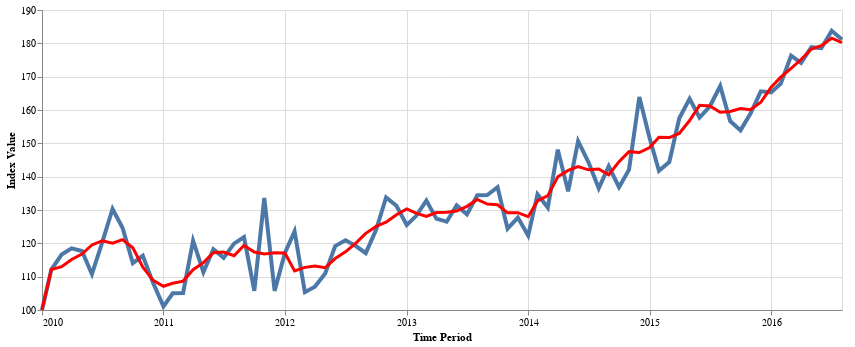

The notebook cell saved with this chart:
### Code cell
plot_index(hed_3, smooth=True)

### Figure 1 — Vega-Lite specification as saved in the notebook (floating-point values rounded to 4 significant figures)
{"$schema": "https://vega.github.io/schema/vega-lite/v5.20.1.json", "config": {"view": {"continuousHeight": 300, "continuousWidth": 300}}, "datasets": {"data-c75e7af5f4042b74a8b18a3c54a5fc3c": [{"x": "2010-01-31T00:00:00", "y": 100}, {"x": "2010-02-28T00:00:00", "y": 112.1}, {"x": "2010-03-31T00:00:00", "y": 116.6}, {"x": "2010-04-30T00:00:00", "y": 118.5}, {"x": "2010-05-31T00:00:00", "y": 117.7}, {"x": "2010-06-30T00:00:00", "y": 110.7}, {"x": "2010-07-31T00:00:00", "y": 120.3}, {"x": "2010-08-31T00:00:00", "y": 130.3}, {"x": "2010-09-30T00:00:00", "y": 124.7}, {"x": "2010-10-31T00:00:00", "y": 114.1}, {"x": "2010-11-30T00:00:00", "y": 116.3}, {"x": "2010-12-31T00:00:00", "y": 108.1}, {"x": "2011-01-31T00:00:00", "y": 101.1}, {"x": "2011-02-28T00:00:00", "y": 105.0}, {"x": "2011-03-31T00:00:00", "y": 105.1}, {"x": "2011-04-30T00:00:00", "y": 120.8}, {"x": "2011-05-31T00:00:00", "y": 111.4}, {"x": "2011-06-30T00:00:00", "y": 118.2}, {"x": "2011-07-31T00:00:00", "y": 115.6}, {"x": "2011-08-31T00:00:00", "y": 119.9}, {"x": "2011-09-30T00:00:00", "y": 121.9}, {"x": "2011-10-31T00:00:00", "y": 105.8}, {"x": "2011-11-30T00:00:00", "y": 133.6}, {"x": "2011-12-31T00:00:00", "y": 105.7}, {"x": "2012-01-31T00:00:00", "y": 117.1}, {"x": "2012-02-29T00:00:00", "y": 123.6}, {"x": "2012-03-31T00:00:00", "y": 105.3}, {"x": "2012-04-30T00:00:00", "y": 107.0}, {"x": "2012-05-31T00:00:00", "y": 110.9}, {"x": "2012-06-30T00:00:00", "y": 119.2}, {"x": "2012-07-31T00:00:00", "y": 120.9}, {"x": "2012-08-31T00:00:00", "y": 119.2}, {"x": "2012-09-30T00:00:00", "y": 117.1}, {"x": "2012-10-31T00:00:00", "y": 124.1}, {"x": "2012-11-30T00:00:00", "y": 133.8}, {"x": "2012-12-31T00:00:00", "y": 131.3}, {"x": "2013-01-31T00:00:00", "y": 125.5}, {"x": "2013-02-28T00:00:00", "y": 128.2}, {"x": "2013-03-31T00:00:00", "y": 132.8}, {"x": "2013-04-30T00:00:00", "y": 127.4}, {"x": "2013-05-31T00:00:00", "y": 126.5}, {"x": "2013-06-30T00:00:00", "y": 131.4}, {"x": "2013-07-31T00:00:00", "y": 128.7}, {"x": "2013-08-31T00:00:00", "y": 134.4}, {"x": "2013-09-30T00:00:00", "y": 134.5}, {"x": "2013-10-31T00:00:00", "y": 136.8}, {"x": "2013-11-30T00:00:00", "y": 124.4}, {"x": "2013-12-31T00:00:00", "y": 127.7}, {"x": "2014-01-31T00:00:00", "y": 122.3}, {"x": "2014-02-28T00:00:00", "y": 134.7}, {"x": "2014-03-31T00:00:00", "y": 130.7}, {"x": "2014-04-30T00:00:00", "y": 148.1}, {"x": "2014-05-31T00:00:00", "y": 135.6}, {"x": "2014-06-30T00:00:00", "y": 150.7}, {"x": "2014-07-31T00:00:00", "y": 144.4}, {"x": "2014-08-31T00:00:00", "y": 136.5}, {"x": "2014-09-30T00:00:00", "y": 143.1}, {"x": "2014-10-31T00:00:00", "y": 136.8}, {"x": "2014-11-30T00:00:00", "y": 142.1}, {"x": "2014-12-31T00:00:00", "y": 163.9}, {"x": "2015-01-31T00:00:00", "y": 151.5}, {"x": "2015-02-28T00:00:00", "y": 141.8}, {"x": "2015-03-31T00:00:00", "y": 144.4}, {"x": "2015-04-30T00:00:00", "y": 157.5}, {"x": "2015-05-31T00:00:00", "y": 163.4}, {"x": "2015-06-30T00:00:00", "y": 157.7}, {"x": "2015-07-31T00:00:00", "y": 161.1}, {"x": "2015-08-31T00:00:00", "y": 167.2}, {"x": "2015-09-30T00:00:00", "y": 156.7}, {"x": "2015-10-31T00:00:00", "y": 153.9}, {"x": "2015-11-30T00:00:00", "y": 158.9}, {"x": "2015-12-31T00:00:00", "y": 165.6}, {"x": "2016-01-31T00:00:00", "y": 165.3}, {"x": "2016-02-29T00:00:00", "y": 167.9}, {"x": "2016-03-31T00:00:00", "y": 176.3}, {"x": "2016-04-30T00:00:00", "y": 174.1}, {"x": "2016-05-31T00:00:00", "y": 178.8}, {"x": "2016-06-30T00:00:00", "y": 178.5}, {"x": "2016-07-31T00:00:00", "y": 183.8}, {"x": "2016-08-31T00:00:00", "y": 181.1}], "data-d4741d6d3743d4506876f6805027459e": [{"imp": 0, "x": "2010-01-31T00:00:00", "y": 100}, {"imp": 0, "x": "2010-02-28T00:00:00", "y": 112.1}, {"imp": 0, "x": "2010-03-31T00:00:00", "y": 113.0}, {"imp": 0, "x": "2010-04-30T00:00:00", "y": 115.1}, {"imp": 0, "x": "2010-05-31T00:00:00", "y": 116.8}, {"imp": 0, "x": "2010-06-30T00:00:00", "y": 119.5}, {"imp": 0, "x": "2010-07-31T00:00:00", "y": 120.7}, {"imp": 0, "x": "2010-08-31T00:00:00", "y": 120.0}, {"imp": 0, "x": "2010-09-30T00:00:00", "y": 121.1}, {"imp": 0, "x": "2010-10-31T00:00:00", "y": 118.7}, {"imp": 0, "x": "2010-11-30T00:00:00", "y": 112.8}, {"imp": 0, "x": "2010-12-31T00:00:00", "y": 108.9}, {"imp": 0, "x": "2011-01-31T00:00:00", "y": 107.1}, {"imp": 0, "x": "2011-02-28T00:00:00", "y": 108.0}, {"imp": 0, "x": "2011-03-31T00:00:00", "y": 108.7}, {"imp": 0, "x": "2011-04-30T00:00:00", "y": 112.1}, {"imp": 0, "x": "2011-05-31T00:00:00", "y": 114.2}, {"imp": 0, "x": "2011-06-30T00:00:00", "y": 117.2}, {"imp": 0, "x": "2011-07-31T00:00:00", "y": 117.4}, {"imp": 0, "x": "2011-08-31T00:00:00", "y": 116.3}, {"imp": 0, "x": "2011-09-30T00:00:00", "y": 119.4}, {"imp": 0, "x": "2011-10-31T00:00:00", "y": 117.4}, {"imp": 0, "x": "2011-11-30T00:00:00", "y": 116.8}, {"imp": 0, "x": "2011-12-31T00:00:00", "y": 117.2}, {"imp": 0, "x": "2012-01-31T00:00:00", "y": 117.1}, {"imp": 0, "x": "2012-02-29T00:00:00", "y": 111.7}, {"imp": 0, "x": "2012-03-31T00:00:00", "y": 112.8}, {"imp": 0, "x": "2012-04-30T00:00:00", "y": 113.2}, {"imp": 0, "x": "2012-05-31T00:00:00", "y": 112.7}, {"imp": 0, "x": "2012-06-30T00:00:00", "y": 115.4}, {"imp": 0, "x": "2012-07-31T00:00:00", "y": 117.5}, {"imp": 0, "x": "2012-08-31T00:00:00", "y": 120.1}, {"imp": 0, "x": "2012-09-30T00:00:00", "y": 123.0}, {"imp": 0, "x": "2012-10-31T00:00:00", "y": 125.1}, {"imp": 0, "x": "2012-11-30T00:00:00", "y": 126.3}, {"imp": 0, "x": "2012-12-31T00:00:00", "y": 128.6}, {"imp": 0, "x": "2013-01-31T00:00:00", "y": 130.3}, {"imp": 0, "x": "2013-02-28T00:00:00", "y": 129.0}, {"imp": 0, "x": "2013-03-31T00:00:00", "y": 128.1}, {"imp": 0, "x": "2013-04-30T00:00:00", "y": 129.3}, {"imp": 0, "x": "2013-05-31T00:00:00", "y": 129.4}, {"imp": 0, "x": "2013-06-30T00:00:00", "y": 129.7}, {"imp": 0, "x": "2013-07-31T00:00:00", "y": 131.1}, {"imp": 0, "x": "2013-08-31T00:00:00", "y": 133.2}, {"imp": 0, "x": "2013-09-30T00:00:00", "y": 131.8}, {"imp": 0, "x": "2013-10-31T00:00:00", "y": 131.6}, {"imp": 0, "x": "2013-11-30T00:00:00", "y": 129.2}, {"imp": 0, "x": "2013-12-31T00:00:00", "y": 129.2}, {"imp": 0, "x": "2014-01-31T00:00:00", "y": 128.0}, {"imp": 0, "x": "2014-02-28T00:00:00", "y": 132.7}, {"imp": 0, "x": "2014-03-31T00:00:00", "y": 134.3}, {"imp": 0, "x": "2014-04-30T00:00:00", "y": 140.0}, {"imp": 0, "x": "2014-05-31T00:00:00", "y": 141.9}, {"imp": 0, "x": "2014-06-30T00:00:00", "y": 143.0}, {"imp": 0, "x": "2014-07-31T00:00:00", "y": 142.0}, {"imp": 0, "x": "2014-08-31T00:00:00", "y": 142.3}, {"imp": 0, "x": "2014-09-30T00:00:00", "y": 140.6}, {"imp": 0, "x": "2014-10-31T00:00:00", "y": 144.5}, {"imp": 0, "x": "2014-11-30T00:00:00", "y": 147.5}, {"imp": 0, "x": "2014-12-31T00:00:00", "y": 147.2}, {"imp": 0, "x": "2015-01-31T00:00:00", "y": 148.7}, {"imp": 0, "x": "2015-02-28T00:00:00", "y": 151.8}, {"imp": 0, "x": "2015-03-31T00:00:00", "y": 151.7}, {"imp": 0, "x": "2015-04-30T00:00:00", "y": 153.0}, {"imp": 0, "x": "2015-05-31T00:00:00", "y": 156.8}, {"imp": 0, "x": "2015-06-30T00:00:00", "y": 161.4}, {"imp": 0, "x": "2015-07-31T00:00:00", "y": 161.2}, {"imp": 0, "x": "2015-08-31T00:00:00", "y": 159.3}, {"imp": 0, "x": "2015-09-30T00:00:00", "y": 159.6}, {"imp": 0, "x": "2015-10-31T00:00:00", "y": 160.5}, {"imp": 0, "x": "2015-11-30T00:00:00", "y": 160.1}, {"imp": 0, "x": "2015-12-31T00:00:00", "y": 162.3}, {"imp": 0, "x": "2016-01-31T00:00:00", "y": 166.8}, {"imp": 0, "x": "2016-02-29T00:00:00", "y": 169.8}, {"imp": 0, "x": "2016-03-31T00:00:00", "y": 172.5}, {"imp": 0, "x": "2016-04-30T00:00:00", "y": 175.1}, {"imp": 0, "x": "2016-05-31T00:00:00", "y": 178.3}, {"imp": 0, "x": "2016-06-30T00:00:00", "y": 179.3}, {"imp": 0, "x": "2016-07-31T00:00:00", "y": 181.5}, {"imp": 0, "x": "2016-08-31T00:00:00", "y": 180.2}]}, "height": 300, "layer": [{"data": {"name": "data-c75e7af5f4042b74a8b18a3c54a5fc3c"}, "encoding": {"tooltip": [{"field": "x", "title": "Time Period", "type": "temporal"}, {"field": "y", "format": ".3f", "title": "Index Value", "type": "quantitative"}], "x": {"axis": {"format": "%Y", "labelAngle": 0, "title": "Time Period", "values": ["2010-01-31T00:00:00.000000000", "2011-01-31T00:00:00.000000000", "2012-01-31T00:00:00.000000000", "2013-01-31T00:00:00.000000000", "2014-01-31T00:00:00.000000000", "2015-01-31T00:00:00.000000000", "2016-01-31T00:00:00.000000000"]}, "field": "x", "type": "temporal"}, "y": {"field": "y", "scale": {"zero": false}, "title": "Index Value", "type": "quantitative"}}, "mark": {"size": 4, "type": "line"}}, {"data": {"name": "data-d4741d6d3743d4506876f6805027459e"}, "encoding": {"tooltip": [{"field": "x", "title": "Time Period", "type": "temporal"}, {"field": "y", "format": ".3f", "title": "Index Value", "type": "quantitative"}, {"field": "imp", "title": "Imputed", "type": "nominal"}], "x": {"axis": {"format": "%Y", "labelAngle": 0, "title": "Time Period"}, "field": "x", "type": "temporal"}, "y": {"field": "y", "scale": {"zero": false}, "title": "Index Value", "type": "quantitative"}}, "mark": {"color": "red", "size": 3, "type": "line"}, "transform": [{"as": "imp", "calculate": "if(datum.imp == 1, 'True', 'False')"}]}], "width": 800}
